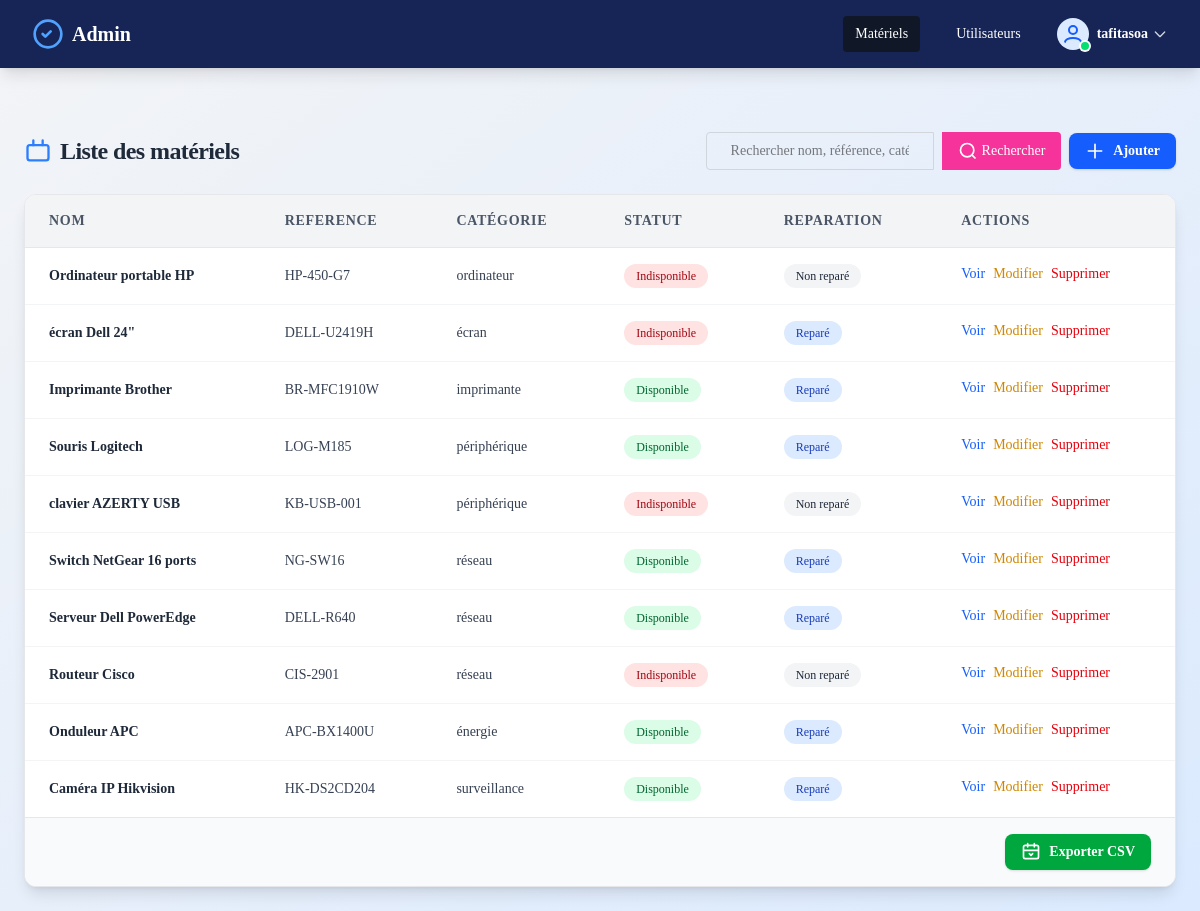
/admin_page/ (signed in), run on an earlier commit of the app's database.
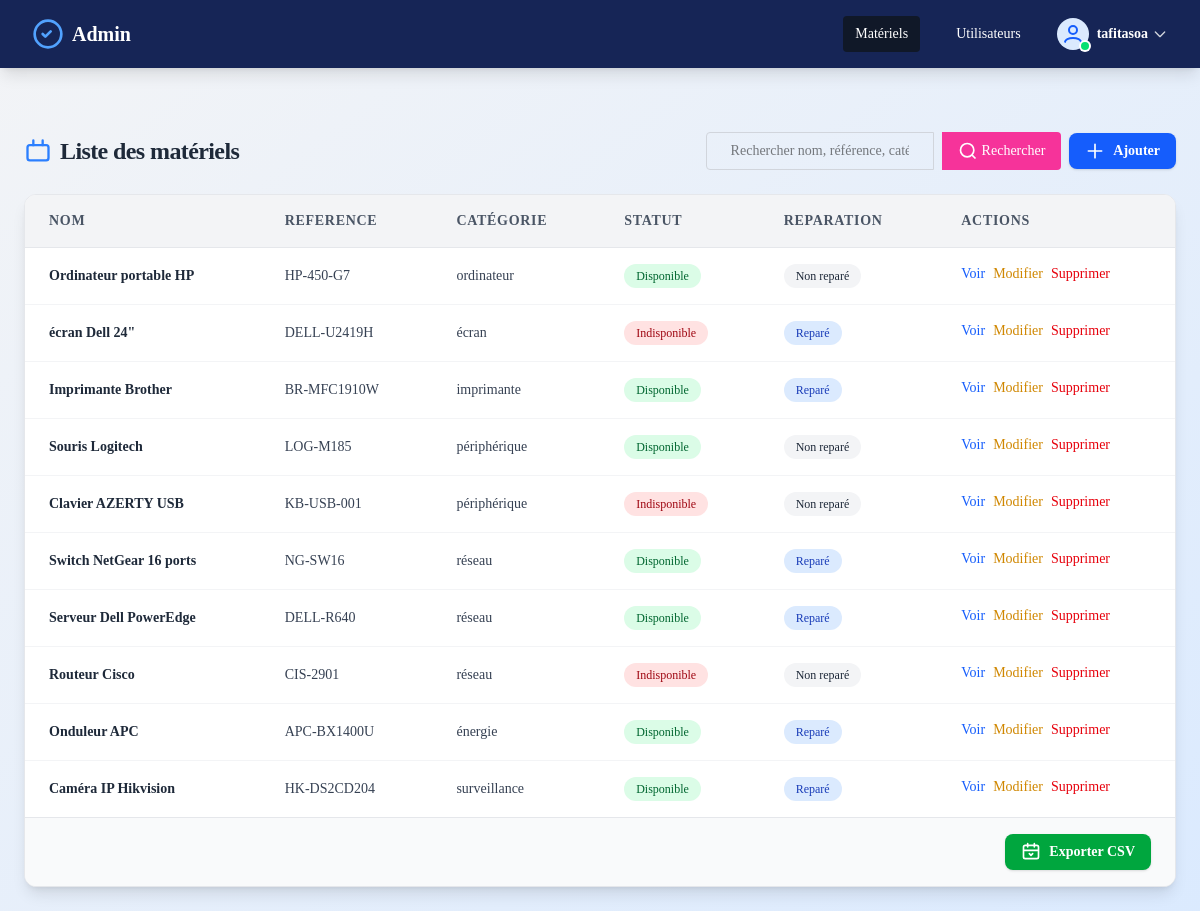
And on a later commit of the database.
### app/models.py (models this page shows, shortened)
class Material(models.Model):
    name = models.CharField(max_length=100, blank=False, null=False)
    reference = models.CharField(max_length=50, unique=True)
    category = models.CharField(max_length=50, blank=False, null=False)
    stat = models.BooleanField(
        default=True
    )  # True for available, False for unavailable
    repere = models.BooleanField(default=False)  # True for repere, False for non-repere

### app/views.py (the view)
# urls.py: path('admin_page/', views.admin_page, name='admin_page'),
@login_required
def admin_page(request):
    if not request.user.is_staff and not request.user.is_superuser:
        return redirect('user_page')
    search_query = request.GET.get('search', '')
    materiels = Material.objects.all()
    if search_query:
        materiels = materiels.filter(
            Q(name__icontains=search_query) |
            Q(reference__icontains=search_query) |
            Q(category__icontains=search_query)
        )
    users = User.objects.all()
    context = {
        'materiels': materiels,
        'search_query': search_query,
        'users': users
    }
    return render(request, 'admin.html', context)

### theme/templates/admin.html (shortened to what the changed rows need)
{% load static tailwind_tags %}
<!DOCTYPE html>
<html lang="fr">
  <head>
    {% tailwind_css %}
  </head>
  <body
    class="bg-gradient-to-br from-gray-100 to-blue-100 font-serif min-h-screen"
  >
    <main class="max-w-7xl mx-auto p-2 sm:p-6">
      <section id="section-materiels" class="hidden mt-6 sm:mt-10">
        <div
          class="flex flex-col gap-4 md:flex-row md:items-center md:justify-between mb-6"
        >
          <h2 class="text-2xl font-extrabold text-gray-800 tracking-tight flex items-center gap-2 w-full md:w-auto justify-center md:justify-start">
            <svg class="w-7 h-7 text-blue-500" fill="none" stroke="currentColor" stroke-width="2" viewBox="0 0 24 24">
              <rect x="3" y="7" width="18" height="13" rx="2" stroke-linecap="round" stroke-linejoin="round"/>
              <path d="M16 3v4M8 3v4" stroke-linecap="round" stroke-linejoin="round"/>
            </svg>
            Liste des matériels
          </h2>
        </div>
        <div
          class="overflow-x-auto bg-white shadow-lg rounded-xl border border-gray-200"
        >
          {% if materiels %}
          <table class="min-w-full divide-y divide-gray-200 text-xs md:text-sm">
            <thead class="bg-gray-100">
              <tr>
                <th
                  class="px-2 md:px-6 py-4 text-left font-bold text-gray-600 uppercase tracking-wider"
                >
                  Nom
                </th>
                <th
                  class="px-2 md:px-6 py-4 text-left font-bold text-gray-600 uppercase tracking-wider"
                >
                  Reference
                </th>
                <th
                  class="px-2 md:px-6 py-4 text-left font-bold text-gray-600 uppercase tracking-wider"
                >
                  Catégorie
                </th>
                <th
                  class="px-2 md:px-6 py-4 text-left font-bold text-gray-600 uppercase tracking-wider"
                >
                  Statut
                </th>
                <th
                  class="px-2 md:px-6 py-4 text-left font-bold text-gray-600 uppercase tracking-wider"
                >
                  Reparation
                </th>
                <th
                  class="px-2 md:px-6 py-4 text-left font-bold text-gray-600 uppercase tracking-wider"
                >
                  Actions
                </th>
              </tr>
            </thead>
            <tbody class="bg-white divide-y divide-gray-100">
              {% for materiel in materiels %}
              <tr class="hover:bg-blue-50 transition">
                <td
                  class="px-2 md:px-6 py-4 whitespace-nowrap text-gray-800 font-semibold"
                >
                  {{ materiel.name }}
                </td>
                <td class="px-2 md:px-6 py-4 whitespace-nowrap text-gray-700">
                  {{ materiel.reference }}
                </td>
                <td class="px-2 md:px-6 py-4 whitespace-nowrap text-gray-700">
                  {{ materiel.category|default:"-" }}
                </td>
                <td class="px-2 md:px-6 py-4 whitespace-nowrap">
                  {% if materiel.stat %}
                  <span
                    class="inline-block px-3 py-1 text-xs font-medium bg-green-100 text-green-800 rounded-full"
                    >Disponible</span
                  >
                  {% else %}
                  <span
                    class="inline-block px-3 py-1 text-xs font-medium bg-red-100 text-red-800 rounded-full"
                    >Indisponible</span
                  >
                  {% endif %}
                </td>
                <td class="px-2 md:px-6 py-4 whitespace-nowrap">
                  {% if materiel.repere %}
                  <span
                    class="inline-block px-3 py-1 text-xs font-medium bg-blue-100 text-blue-800 rounded-full"
                    >Reparé</span
                  >
                  {% else %}
                  <span
                    class="inline-block px-3 py-1 text-xs font-medium bg-gray-100 text-gray-800 rounded-full"
                    >Non reparé</span
                  >
                  {% endif %}
                </td>
                <td
                  class="px-2 md:px-6 py-4 whitespace-nowrap flex flex-col md:flex-row gap-2"
                >
                  <a
                    href="{% url 'voir_plus_admin' materiel.id %}"
                    class="text-blue-600 hover:underline text-xs md:text-sm"
                    >Voir</a
                  >
                  <a
                    href="{% url 'edit_view_admin' materiel.id %}"
                    class="text-yellow-600 hover:underline text-xs md:text-sm"
                    >Modifier</a
                  >
                  <a
                    href="{% url 'delete_admin' materiel.id %}"
                    class="text-red-600 hover:underline text-xs md:text-sm"
                    >Supprimer</a
                  >
                </td>
              </tr>
              {% endfor %}
            </tbody>
          </table>
          {% else %}
          <p class="p-6 text-gray-500 text-center">Aucun matériel trouvé.</p>
          {% endif %}
        </div>
      </section>
    </main>
  </body>
</html>

What changed in the data, as far as the page shows it:
changed Material "Ordinateur portable HP": stat "Indisponible" → "Disponible"
changed Material "Souris Logitech": repere "Reparé" → "Non reparé"
changed Material "KB-USB-001": name "clavier AZERTY USB" → "Clavier AZERTY USB"
